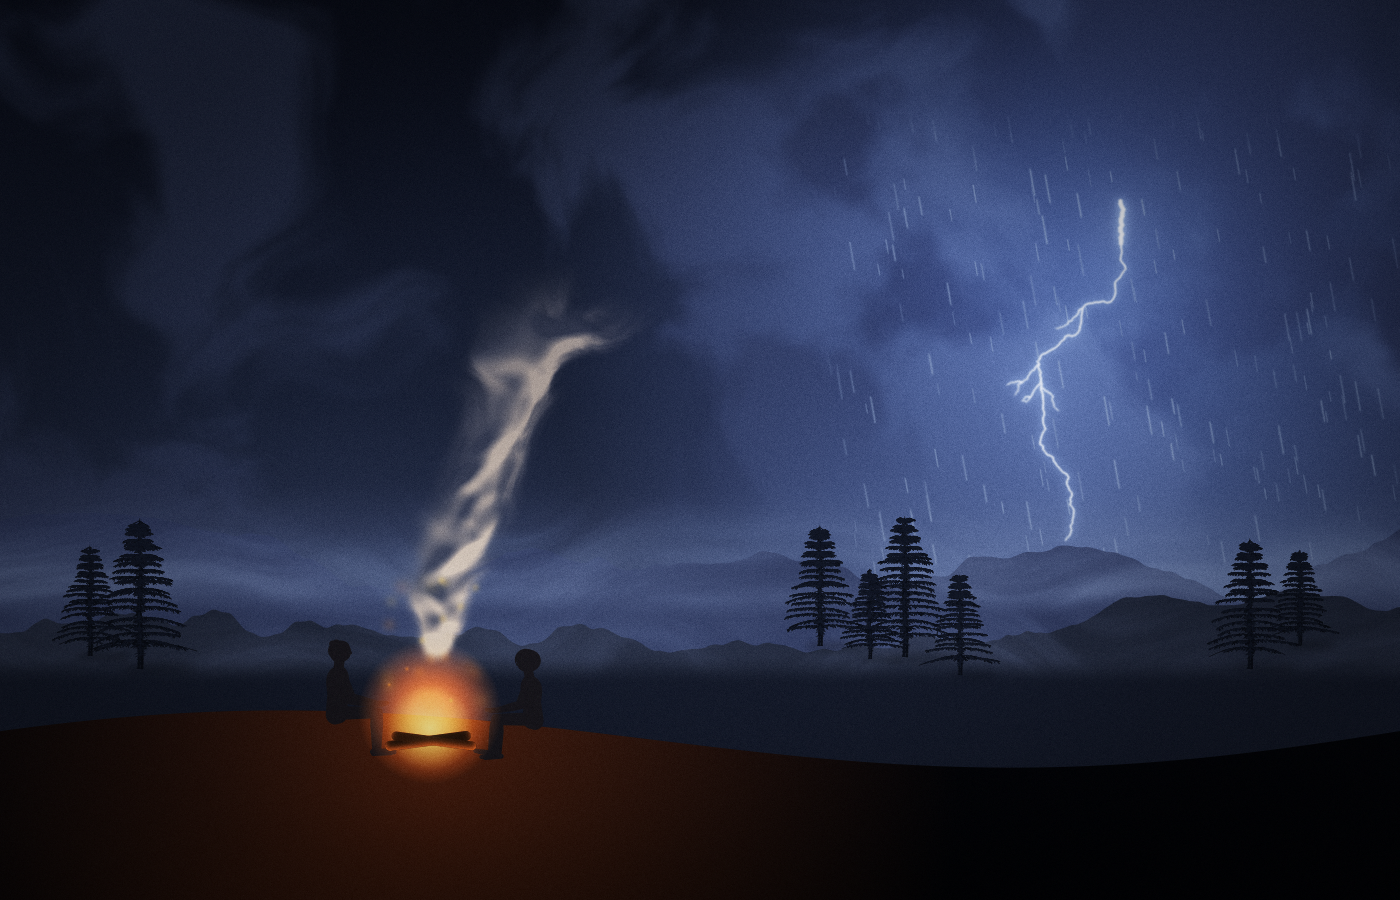

This figure's Python source:
# Night storm over a valley: glowing campfire with drifting smoke in the foreground, mist between the ridges,
# a distant lightning strike under a rain curtain.
import numpy as np
from atelier import *

W, H = 1400, 900
FIRE = (430, 742)
FOCUS = "fire"
c = Canvas(W, H)

# sky: storm cell darker on the right, faint moonlit gap on the left
c.layer(name="sky").fill(gradient([(0, "#0f1424"), (0.45, "#222b42"), (0.7, "#3a4560")]))
c.layer(name="clouds", opacity=0.6).fill(
    "#3c4662", mask=smoothstep(0.42, 0.75, domain_warp(fbm(2.5, seed=SEED), 0.15, seed=SEED + 1)) * top(0.62, soft=0.15))
c.layer(name="cell").fill("#151a2b", mask=smoothstep(0.45, 0.7, fbm(3, seed=SEED + 2)) * right(0.55, soft=0.25) * top(0.45, soft=0.2))

# distant strike, lighting the cloud base around it
c.layer(name="flash", blend="screen").fill("#6f86c8", mask=disc(0.79, 0.3, 0.18, soft=0.9))
c.layer(name="bolt", opacity=0.85).lightning(1120, 200, 1065, 540, branches=4, width=1.6, glow=0.8, seed=SEED + 3)
c["bolt"].apply(blur(0.8))                                             # far away: softer than the fire

# rain curtain under the cell
c.layer(name="rain").rain(900, angle=10, length=(10, 26), width=0.8, opacity=0.4, depth=2,
                          region=zone(0.6, 0.15, 1, 0.75, soft=0.06), seed=SEED + 4)

# ridges back to front, mist between them
ridges = [(560, 0.12, "#323c5a"), (625, 0.09, "#1c2335")]
for i, (y, amp, col) in enumerate(ridges):
    c.layer(name=f"ridge/{i}").fill_below(fbm(3 + i, seed=SEED + 10 + i).ridge_line(y / H, amp), col)
    c.layer(name=f"mist/{i}").mist(y - 90, y + 30, color="#8e9bb8", density=0.4 - i * 0.1, seed=SEED + 20 + i)

# pines on the middle ridge, hazed into the dark
c.layer(name="pines")
for x, h in [(820, 120), (870, 90), (905, 140), (960, 100), (1250, 130), (1300, 95), (90, 110), (140, 150)]:
    c.tree(x, 640 + (x % 37), h, kind="pine", season="winter", seed=x)
c["pines"].apply(gradient_map(["#0a0e18", "#1c2438"]))                 # night silhouettes

# foreground clearing
ground = curve(lambda x: 0.835 - 0.04 * np.sin(x * 5.5 + 0.6) - 0.03 * x)
c.layer(name="ground").fill_below(ground, gradient([(0, "#0e121d"), (1, "#030408")]))
c.layer(name="glow", blend="screen", opacity=0.75).fill(
    "#c4561c", mask=disc(FIRE[0] / W, (FIRE[1] + 15) / H, 0.09, soft=1) * ground.below())

# figures warming up, rim-lit by the fire
for i, (x, y, h, flip) in enumerate([(335, 756, 150, False), (535, 760, 140, True)]):
    side = -1 if flip else 1                                           # direction of the fire
    c.layer(name=f"people/{i}/rim")
    c.figure(x + 3.5 * side, y - 1, h, pose="sit", view="side", style="silhouette", flip=flip, colors={"body": "#ffb36a"}, seed=i)
    c.layer(name=f"people/{i}")
    c.figure(x, y, h, pose="sit", view="side", style="silhouette", flip=flip, colors={"body": "#05060a"}, seed=i)

# the fire: a glow behind the logs, smoke drifting with the storm wind
c.layer(name="smoke").smoke(FIRE[0] + 4, FIRE[1] - 75, 420, width=40, drift=0.35, spread=4, curl=1.4, color="#d8c6b4",
                            shadow="#4a4f60", density=0.9, light=(270, 30), seed=SEED + 5)
c.layer(name="fire/halo", blend="screen").fill("#ff7a2a", mask=disc(FIRE[0] / W, (FIRE[1] - 30) / H, 0.05, soft=0.06))
c.layer(name="fire", blend="screen").fill("#ffd47a", mask=disc(FIRE[0] / W, (FIRE[1] - 14) / H, 0.018, soft=0.06))
c.layer(name="fire/sparks").scatter("soft", 25, region=zone((FIRE[0] - 50) / W, (FIRE[1] - 160) / H, (FIRE[0] + 60) / W,
                                    (FIRE[1] - 20) / H), size=(2, 5), color=["#ffd36e", "#ff9a40"], seed=SEED)
c.layer(name="logs")
c.line(FIRE[0] - 40, FIRE[1] + 4, FIRE[0] + 36, FIRE[1] - 6, stroke="#2a160c", width=10)
c.line(FIRE[0] - 34, FIRE[1] - 6, FIRE[0] + 42, FIRE[1] + 4, stroke="#3a1e0e", width=9)
c["logs"].apply(inner_shadow(0, -3, 3, "#ff8a3a", 0.8))                 # lit from the flames above

c.apply(curves([(0, 0), (0.25, 0.2), (0.75, 0.82), (1, 1)]), bloom(0.8, 14, 0.5), grain(0.02, seed=SEED), vignette(0.35))
c.save(__file__[:-3] + ".png")
